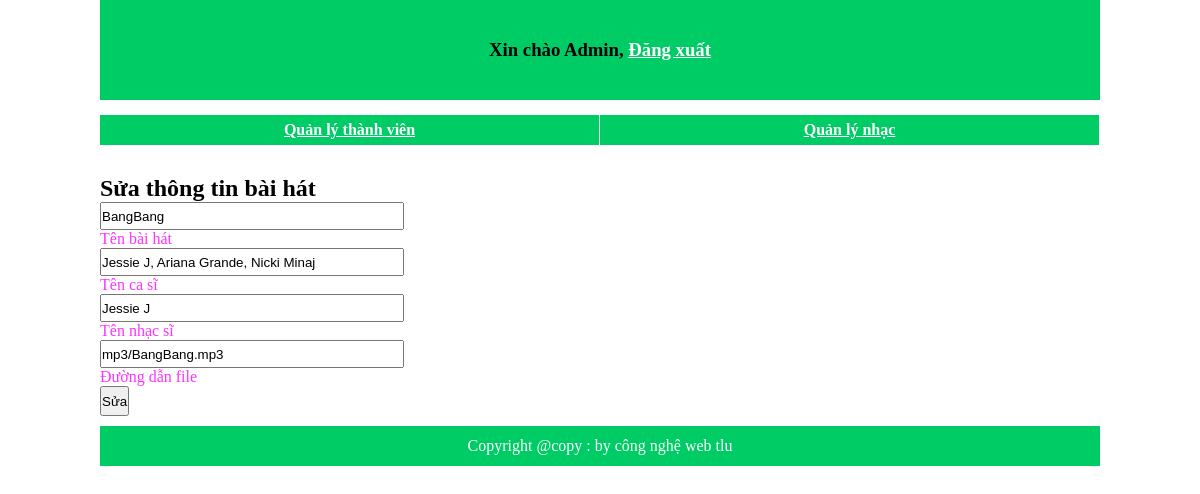
The app's page /admin/edit_list_music.php?mabh=9 with its own data.
### tables this page shows
CREATE TABLE `baihat` (
  `mabh` int(11) NOT NULL,
  `tenbh` varchar(150) NOT NULL,
  `tencs` varchar(50) NOT NULL,
  `tenns` varchar(50) NOT NULL,
  `quocgia` varchar(30) NOT NULL,
  `theloai` varchar(30) NOT NULL,
  `capnhat` int(1) NOT NULL DEFAULT '0',
  `url` varchar(255) NOT NULL
);

### admin/edit_list_music.php (the view, shortened to what this page needs)
<?php
	require("templates/header.php");
	$mabh = $_GET["mabh"];
	require("../config/connect.php");
	$sql = "SELECT * FROM baihat WHERE mabh = $mabh";
	$kq = mysqli_query($conn,$sql);
	$data = mysqli_fetch_assoc($kq);
?>
	<form action="edit_list_music.php?mabh=<?php echo $mabh; ?>" method="post">
		<h2>Sửa thông tin bài hát</h2>
		<div>
			<div>
				<input style="height: 24px; width: 300px;" type="text" name="tenbh" placeholder="Tên bài hát" value="<?php echo $data['tenbh']; ?>" required>
				<div style="color: #FF33FF;">Tên bài hát</div>
			</div>
			<div>
				<input style="height: 24px; width: 300px;" type="text" name="tencs" placeholder="Tên ca sĩ" value="<?php echo $data['tencs']; ?>" required>
				<div style="color: #FF33FF;">Tên ca sĩ</div>
			</div>
			<div>
				<input style="height: 24px; width: 300px;" type="text" name="tenns" placeholder="Tên nhạc sĩ" value="<?php echo $data['tenns']; ?>" required>
				<div style="color: #FF33FF;">Tên nhạc sĩ</div>
			</div>
			<div>
				<input style="height: 24px; width: 300px;" type="text" name="url" placeholder="Đường dẫn file" value="<?php echo $data['url']; ?>" required>
				<div style="color: #FF33FF;">Đường dẫn file</div>
			</div>
		<button style="height: 30px;" type="submit" name="ok">Sửa</button>
	</form>
<?php
	require("templates/footer.php");
?>

### css/style-admin.css (style rules this page uses)
* { padding: 0px; margin: 0px; }
body { width: 1000px; margin: auto; }

### records on screen
baihat: tenbh "BangBang", tencs "Jessie J, Ariana Grande, Nicki Minaj", tenns "Jessie J", url "mp3/BangBang.mp3"
